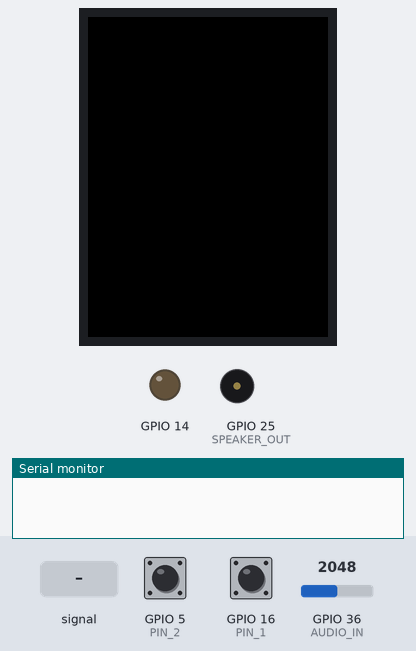
A sketch run on a simulated ESP32. Parts: 240×320 colour display, output pins drawn as LEDs (lit = HIGH), buzzer (waves = sounding, pin HIGH), the last lines printed to the serial monitor. The inputs (shaded band) are chosen by the test bench; at power-on: GPIO 16 (PIN_1) HIGH, GPIO 5 (PIN_2) HIGH, GPIO 36 (AUDIO_IN) = 2048.

Above: at 1.5 s.
1.6 s: GPIO 16 (PIN_1) pulled LOW for 0.15 s
4.7 s: GPIO 36 (AUDIO_IN) fed a 200 Hz sine of ±327 counts around its level
At 5.7 s:
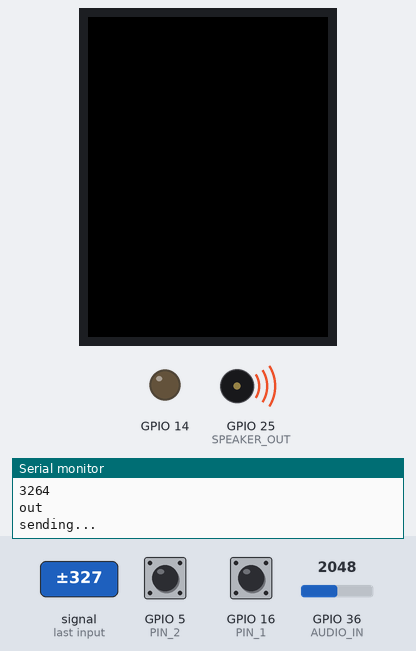
Timing chart, 0 to 9.6 s (numbered marks = the images above; inputs shaded):
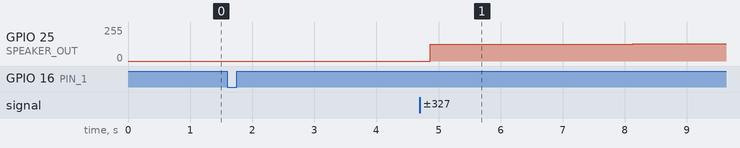

The sketch:

project_deliver_3.ino
```cpp
#include <SPI.h>
#include <TFT_eSPI.h>
#include <WiFiClientSecure.h>
//WiFiClientSecure is a big library. It can take a bit of time to do that first compile

TFT_eSPI tft = TFT_eSPI();

const int DELAY = 1000;
const int SAMPLE_FREQ = 8000;                          // Hz, telephone sample rate
const int SAMPLE_DURATION = 3;                        // duration of fixed sampling (seconds)
const int NUM_SAMPLES = SAMPLE_FREQ * SAMPLE_DURATION;  // number of of samples
const int ENC_LEN = (NUM_SAMPLES + 2 - ((NUM_SAMPLES + 2) % 3)) / 3 * 4;  // Encoded length of clip

const uint16_t RESPONSE_TIMEOUT = 6000;
const uint16_t OUT_BUFFER_SIZE = 500; //size of buffer to hold HTTP response
char response[OUT_BUFFER_SIZE]; //char array buffer to hold HTTP request

/* CONSTANTS */
//Prefix to POST request:
//const char PREFIX[] = "{\"config\":{\"encoding\":\"MULAW\",\"sampleRateHertz\":8000,\"languageCode\": \"en-US\"}, \"audio\": {\"content\":\"";
//const char PREFIX[] = "";
//const char SUFFIX[] = "\"}}"; //suffix to POST request
const int AUDIO_IN = A0; //pin where microphone is connected
const int SPEAKER_OUT = A18;
const char API_KEY[] = "AIzaSyDqpeTAs-OsdG1Q4W4ANSNrNJKv8T7PgX8"; //don't change this


const uint8_t PIN_1 = 16; //button 1
const uint8_t PIN_2 = 5; //button 2


/* Global variables*/
uint8_t button_state; //used for containing button state and detecting edges
int old_button_state; //used for detecting button edges
uint8_t button_state_2;
int old_button_state_2;
uint32_t time_since_sample;      // used for microsecond timing


//char speech_data[ENC_LEN + 200] = {0}; //global used for collecting speech data
const char* NETWORK = "DD4416";     // your network SSID (name of wifi network)
const char* PASSWORD = "38649592"; // your network password

uint8_t old_val;
uint32_t timer;

//WiFiClientSecure client; //global WiFiClient Secure object

void setup() {
  Serial.begin(115200);               // Set up serial port
  tft.init();  //init screen
  tft.setRotation(2); //adjust rotation
  tft.setTextSize(1); //default font size
  tft.fillScreen(TFT_BLACK); //fill background
  tft.setTextColor(TFT_GREEN, TFT_BLACK); //set color of font to green foreground, black background
  Serial.begin(115200); //begin serial comms
  delay(100); //wait a bit (100 ms)
  pinMode(PIN_1, INPUT_PULLUP);
  pinMode(PIN_2, INPUT_PULLUP);
  pinMode(14, OUTPUT);
  pinMode(SPEAKER_OUT, OUTPUT);

//  WiFi.begin(NETWORK, PASSWORD); //attempt to connect to wifi
//  uint8_t count = 0; //count used for Wifi check times
//  Serial.print("Attempting to connect to ");
//  Serial.println(NETWORK);
//  while (WiFi.status() != WL_CONNECTED && count < 12) {
//    delay(500);
//    Serial.print(".");
//    count++;
//  }
//  delay(2000);
//  if (WiFi.isConnected()) { //if we connected then print our IP, Mac, and SSID we're on
//    Serial.println("CONNECTED!");
//    Serial.printf("%d:%d:%d:%d (%s) (%s)\n", WiFi.localIP()[3], WiFi.localIP()[2],
//                  WiFi.localIP()[1], WiFi.localIP()[0],
//                  WiFi.macAddress().c_str() , WiFi.SSID().c_str());
//    delay(500);
//  } else { //if we failed to connect just Try again.
//    Serial.println("Failed to Connect :/  Going to restart");
//    Serial.println(WiFi.status());
//    ESP.restart(); // restart the ESP (proper way)
//  }
  timer = millis();
  old_val = digitalRead(PIN_1);
}

char username[] = "dshkreli";
bool flag = true;
char host[] = "608dev-2.net";
//char audio_data[7000];
int recording_size = 0;
uint8_t thing[NUM_SAMPLES];
//main body of code
void loop() {
  button_state = digitalRead(PIN_1);
  button_state_2 = digitalRead(PIN_2);
  if (!button_state && button_state != old_button_state) {
    Serial.println("listening...");
    record_audio();
    if (flag == false){
      Serial.println("sending...");
      //do_http_request(host, audio_data, response, OUT_BUFFER_SIZE, RESPONSE_TIMEOUT, true);
      play_audio();
      //sprintf(thing, "");
      flag = true;
    }
  }
  if (!button_state_2 && button_state_2 != old_button_state_2){
//    sprintf(audio_data, "POST /sandbox/sc/dshkreli/dummy_project/dummy_server.py HTTP/1.1\r\n");
//    sprintf(audio_data + strlen(audio_data), "Host: %s\r\n", host);
//    strcat(audio_data, "Content-Type: multipart/form-data\r\n");
//    sprintf(thing,"user=%s&sd=%s", username, "0");
//    sprintf(audio_data + strlen(audio_data), "Content-Length: %d\r\n\r\n", strlen(thing));
//    strcat(audio_data, thing);
//    do_http_request(host, audio_data, response, OUT_BUFFER_SIZE, RESPONSE_TIMEOUT, true);
  }
  old_button_state = button_state;
  old_button_state_2 = button_state_2;
}

//function used to record audio at sample rate for a fixed nmber of samples
void record_audio() {
  memset(thing, 0, recording_size);

  int sample_num = 0;    // counter for samples
  float time_between_samples = 1000000/SAMPLE_FREQ;
  int read_value = 0;
  Serial.println("starting");
  uint32_t start = millis();
  time_since_sample = micros();
//  sprintf(audio_data, "POST /sandbox/sc/dshkreli/dummy_project/dummy_server.py HTTP/1.1\r\n");
//  sprintf(audio_data + strlen(audio_data), "Host: %s\r\n", host);
//  strcat(audio_data, "Content-Type: multipart/form-data\r\n");
//  sprintf(thing,"user=%s&sd=%s&audio=", username, "1");
//  int thing_length = strlen(thing);
//  Serial.println("this length is essential");
//  Serial.println(thing_length);
  int thing_length = 0;
  int t1 = millis();
  while (sample_num < NUM_SAMPLES) { //read in NUM_SAMPLES worth of audio data
    read_value = analogRead(AUDIO_IN);  //make measurement
    //strcpy(holder, "");
    //int wo_offset = ((value-1241)/16)-1;
    uint8_t reading = (read_value >> 4)-1;
    if(reading > 258){
      Serial.println("CLIP");
    }
    thing[thing_length] = reading;
    sample_num++;
    thing_length++;
    //Serial.printf("reading of %d led to storing of %d\n", value, reading);
    while (micros() - time_since_sample <= time_between_samples); //wait...
    time_since_sample = micros();
  }
  Serial.println(millis()-t1);
  Serial.println(millis() - start);
  Serial.println("out");
  flag = false;
  recording_size = thing_length;
}

void play_audio(){
//  for(int i=0; i<strlen(thing); i++){
//    Serial.println(i);
//    char reading = thing[i];
//    uint8_t num_reading = (uint8_t) reading;
//    Serial.println(num_reading);
//    digitalWrite(3, HIGH);
//    digitalWrite(3,num_reading);
//    delay(10);
//    digitalWrite(SPEAKER_OUT, LOW);
//  }
  //Serial.println(thing);
  int max_val = 0;
  int min_val = 256;
  float time_between_samples = 1000000/SAMPLE_FREQ;
  time_since_sample = micros();
  for(int i=0;i<recording_size;i++){
    uint8_t num_reading = thing[i];

    if (num_reading > max_val) max_val = num_reading;
    else if (num_reading < min_val) min_val = num_reading;

    dacWrite(25,num_reading);
    while (micros() - time_since_sample <= time_between_samples); //wait...
    time_since_sample = micros();
  }
  for(int i=0;i<20000;i++){
    Serial.print(thing[i]);
    Serial.print(",");
  }
}


int8_t mulaw_encode(int16_t sample) {
  //paste the fast one here.
   const uint16_t MULAW_MAX = 0x1FFF;
   const uint16_t MULAW_BIAS = 33;
   uint16_t mask = 0x1000;
   uint8_t sign = 0;
   uint8_t position = 12;
   uint8_t lsb = 0;
   if (sample < 0)
   {
      sample = -sample;
      sign = 0x80;
   }
   sample += MULAW_BIAS;
   if (sample > MULAW_MAX)
   {
      sample = MULAW_MAX;
   }
   for (; ((sample & mask) != mask && position >= 5); mask >>= 1, position--)
        ;
   lsb = (sample >> (position - 4)) & 0x0f;
   return (~(sign | ((position - 5) << 4) | lsb));
}


uint8_t char_append(char* buff, char c, uint16_t buff_size) {
  int len = strlen(buff);
  if (len > buff_size) return false;
  buff[len] = c;
  buff[len + 1] = '\0';
  return true;
}

void do_http_request(char* host, char* request, char* response, uint16_t response_size, uint16_t response_timeout, uint8_t serial) {
  WiFiClient client; //instantiate a client object
  if (client.connect(host, 80)) { //try to connect to host on port 80
    if (serial) Serial.print(request);//Can do one-line if statements in C without curly braces
    client.print(request);
    memset(response, 0, response_size); //Null out (0 is the value of the null terminator '\0') entire buffer
    uint32_t count = millis();
    while (client.connected()) { //while we remain connected read out data coming back
      client.readBytesUntil('\n', response, response_size);
      if (serial) Serial.println(response);
      if (strcmp(response, "\r") == 0) { //found a blank line!
        break;
      }
      memset(response, 0, response_size);
      if (millis() - count > response_timeout) break;
    }
    memset(response, 0, response_size);
    count = millis();
    while (client.available()) { //read out remaining text (body of response)
      char_append(response, client.read(), OUT_BUFFER_SIZE);
    }
    if (serial) Serial.println(response);
    client.stop();
    if (serial) Serial.println("-----------");
  } else {
    if (serial) Serial.println("connection failed :/");
    if (serial) Serial.println("wait 0.5 sec...");
    client.stop();
  }
}
```
